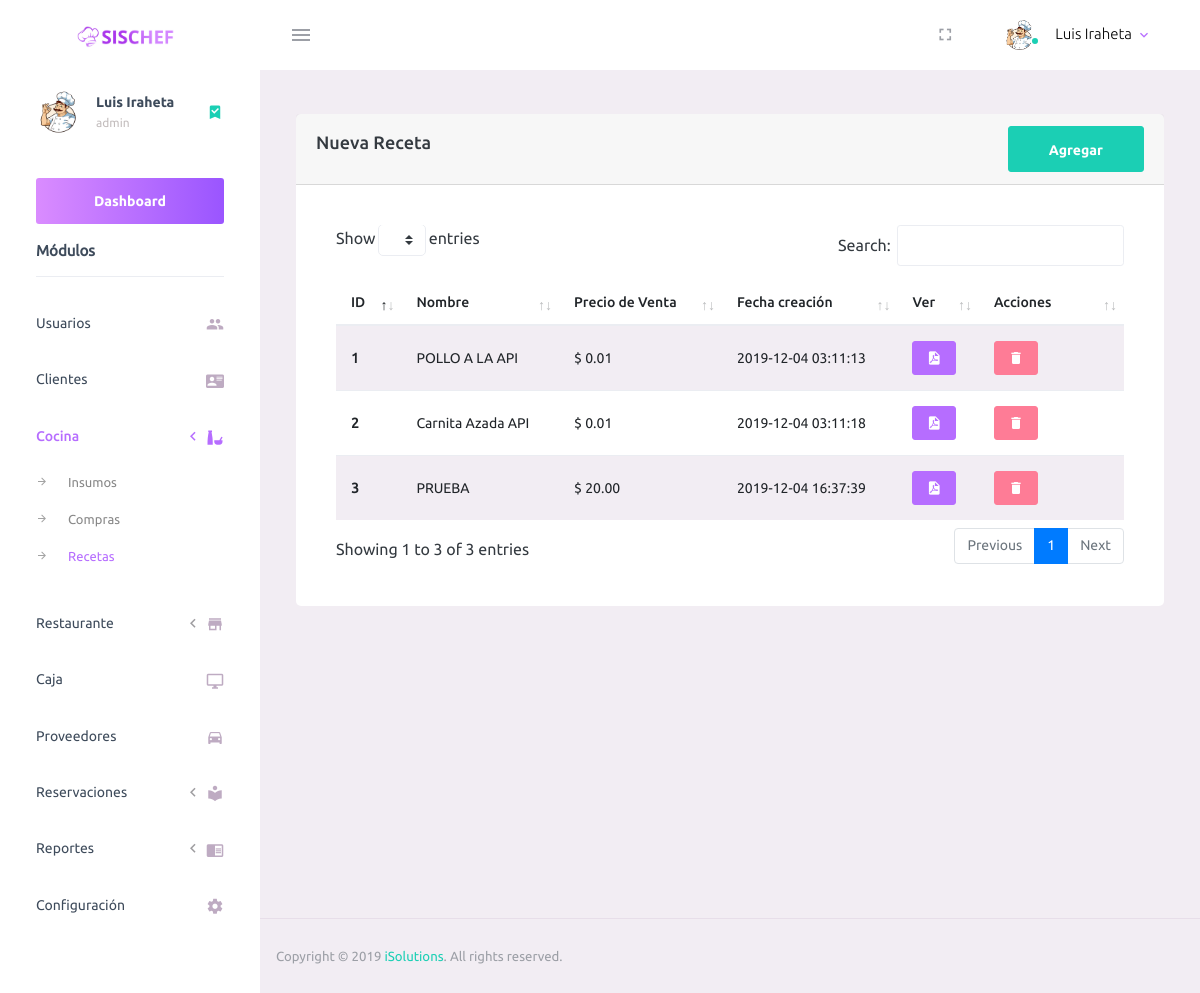
Screenshot of /admin/prescription.php (signed in) with the database file from the repository.
### tables this page shows
CREATE TABLE `settings` (
  `id` int(11) NOT NULL,
  `name` varchar(30) NOT NULL,
  `tel` varchar(14) NOT NULL,
  `nit` varchar(18) NOT NULL,
  `nrc` varchar(8) NOT NULL,
  `address` varchar(70) NOT NULL,
  `icon` varchar(50) NOT NULL,
  `stock` int(11) NOT NULL
);

CREATE TABLE `recetas` (
  `id` int(11) NOT NULL,
  `nombre` varchar(50) NOT NULL,
  `precio_venta` decimal(10,2) NOT NULL,
  `fecha_creacion` timestamp NOT NULL DEFAULT current_timestamp() ON UPDATE current_timestamp(),
  `fecha_modificacion` timestamp NULL DEFAULT NULL
);

### admin/prescription.php (the view, shortened to what this page needs)
<?php include_once("./template/_header.php");?>
        <div class="main-panel">
          <div class="content-wrapper">
              <div class="row">
                  <div class="col-md-12">
                  <div class="card">
						<div class="card-header">
							<div class="d-flex align-items-center">
								<h4 class="card-title">Nueva Receta</h4>
								<button class="btn btn-success btn-round ml-auto" data-toggle="modal" data-target="#addRowModal">
									Agregar
								</button>
							</div>
						</div>
						<div class="card-body">
							<div class="table-responsive">
								<table id="add-row" class="display table table-striped table-hover">
									<thead>
										<tr>
											<th>ID</th>
											<th>Nombre</th>
											<th>Precio de Venta</th>
											<th>Fecha creación</th>
											<th>Ver</th>
											<th width="100">Acciones</th>
										</tr>
									</thead>
									<tbody>
										<?php
										$sql = "SELECT * FROM recetas";
										$ejecutar = $conexion->query($sql);
										while ($reg = $ejecutar->fetch_assoc()) {
											echo "<tr>";
											echo "<th scope='row'>" . ($reg["id"])  . "</th>";
											echo "<td>" . ($reg["nombre"]) . "</td>";
											echo "<td>$ " . ($reg["precio_venta"]) . "</td>";
											echo "<td>" . ($reg["fecha_creacion"]) . "</td>";
											?>
											<td>
												<a name="edit" value="Delete" id="<?php echo $reg["id"]; ?>" class="btn btn-primary btn-sm view_data"><i style="color:white !important;" class='mdi mdi-file-pdf'></i></a>
											</td>
											<td>
												<a name="edit" value="Delete" id="<?php echo $reg["id"]; ?>" class="btn btn-danger btn-sm delete_data"><i style="color:white !important;" class='mdi mdi-delete'></i></a>											</tr>
										<?php  }
										?>
									</tbody>
								</table>
							</div>
						</div>
					</div>
                  </div>
              </div>
          </div>
<?php  include_once("./template/_footer.php") ?>

### admin/template/_header.php (shortened to what this page needs)
<?php
include_once("config/conexion.php");
$sql = "SELECT * from settings";
$ejecutar = $conexion->query($sql);
$data = $ejecutar->fetch_row();
?>
<!DOCTYPE html>
<html lang="es">
  <head>
    <link rel="stylesheet" href="assets/vendors/mdi/css/materialdesignicons.min.css">
    <link rel="stylesheet" href="assets/vendors/css/vendor.bundle.base.css">
    <link rel="stylesheet" href="assets/css/style.css">
    <link rel="stylesheet" href="assets/plugin/datatables/dataTables.bootstrap4.css">
    <link rel="stylesheet" href="assets/css/select2.min.css">
    <link rel="stylesheet" href="assets/css/select2-bootstrap4.min.css">
  </head>
  <body>
    <div class="container-scroller">
      <nav class="navbar default-layout-navbar col-lg-12 col-12 p-0 fixed-top d-flex flex-row">
        <div class="text-center navbar-brand-wrapper d-flex align-items-center justify-content-center">
          <a class="navbar-brand brand-logo" href="dashboard.php"><img src="assets/images/logo-2.svg" alt="logo" /></a>
        </div>
        <div class="navbar-menu-wrapper d-flex align-items-stretch">
          <button class="navbar-toggler navbar-toggler align-self-center" type="button" data-toggle="minimize">
            <span class="mdi mdi-menu"></span>
          </button>
          <ul class="navbar-nav navbar-nav-right">
            <li class="nav-item d-none d-lg-block full-screen-link">
              <a class="nav-link">
                <i class="mdi mdi-fullscreen" id="fullscreen-button"></i>
              </a>
            </li>
            <li class="nav-item nav-profile dropdown">
              <a class="nav-link dropdown-toggle" id="profileDropdown" href="#" data-toggle="dropdown" aria-expanded="false">
                <div class="nav-profile-img">
                  <img src="<?php echo $data[6]; ?>" alt="image">
                  <span class="availability-status online"></span>
                </div>
                <div class="nav-profile-text">
                  <p class="mb-1 text-black"><?php echo $_SESSION["nombre"]; ?></p>
                </div>
              </a>
            </li>
          </ul>
        </div>
      </nav>
      <div class="container-fluid page-body-wrapper">
        <nav class="sidebar sidebar-offcanvas" id="sidebar">
          <ul class="nav">
            <li class="nav-item nav-profile">
              <a href="#" class="nav-link">
                <div class="nav-profile-image">
                  <img src="<?php echo $data[6]; ?>" alt="profile">
                </div>
                <div class="nav-profile-text d-flex flex-column">
                  <span class="font-weight-bold mb-2"><?php echo $_SESSION["nombre"]; ?></span>
                  <span class="text-secondary text-small"><?php echo $_SESSION["usuario"]; ?></span>
                </div>
                <i class="mdi mdi-bookmark-check text-success nav-profile-badge"></i>
              </a>
            </li>
            <li class="nav-item sidebar-actions" style="margin-top: 0rem !important;">
              <a  href="dashboard.php" class="btn btn-block btn-lg btn-gradient-primary mt-4">Dashboard</a>
              <span class="nav-link">
                <div class="border-bottom">
                  <h6 class="font-weight-normal mb-3"><b>Módulos</b></h6>
                </div>
              </span>
            </li>
            <?php if ($_SESSION["tipo"]==1) { ?>
            <li class="nav-item">
              <a class="nav-link" href="users.php">
                <span class="menu-title">Usuarios</span>
                <i class="mdi mdi-account-multiple menu-icon"></i>
              </a>
            </li>
            <li class="nav-item">
              <a class="nav-link" href="clients.php">
                <span class="menu-title">Clientes</span>
                <i class="mdi mdi-account-card-details menu-icon"></i>
              </a>
            </li>
            <?php } ?>
            <?php if ($_SESSION["tipo"]==1 || $_SESSION["tipo"]==2 ) { ?>
            <li class="nav-item">
              <a class="nav-link collapsed" data-toggle="collapse" href="#page-layouts-mesas" aria-expanded="false" aria-controls="page-layouts">
                <span class="menu-title">Cocina</span>
                <i class="menu-arrow"></i>
                <i class="mdi mdi-food-variant menu-icon"></i>
              </a>
              <div class="collapse" id="page-layouts-mesas" style="">
                <ul class="nav flex-column sub-menu">
                  <li class="nav-item"> <a class="nav-link" href="./supplies.php">Insumos</a></li>
                  <li class="nav-item"> <a class="nav-link" href="./compras.php">Compras</a></li>
                  <li class="nav-item"> <a class="nav-link" href="./prescription.php">Recetas</a></li>
                </ul>
              </div>
            </li>
            <?php } ?>
            <?php if ($_SESSION["tipo"]==1 || $_SESSION["tipo"]==3 ) { ?>
            <li class="nav-item">
              <a class="nav-link collapsed" data-toggle="collapse" href="#page-layouts" aria-expanded="false" aria-controls="page-layouts">
                <span class="menu-title">Restaurante</span>
                <i class="menu-arrow"></i>
                <i class="mdi mdi-store menu-icon"></i>
              </a>
            </li>
            <?php } ?>
            <?php if ($_SESSION["tipo"]==1 || $_SESSION["tipo"]==4 ) { ?>
            <li class="nav-item">
              <a class="nav-link" href="caja.php">
                <span class="menu-title">Caja</span>
                <i class="mdi mdi-monitor menu-icon"></i>
              </a>
            </li>
            <?php } ?>
            <?php if ($_SESSION["tipo"]==1) { ?>
            <li class="nav-item">
              <a class="nav-link" href="providers.php">
                <span class="menu-title">Proveedores</span>
                <i class="mdi mdi-car menu-icon"></i>
              </a>
            </li>
            <?php } ?>
            <?php if ($_SESSION["tipo"]==1 || $_SESSION["tipo"]==4 ) { ?>
              <li class="nav-item">
              <a class="nav-link collapsed" data-toggle="collapse" href="#page-layouts-reservaciones" aria-expanded="false" aria-controls="page-layouts">
                <span class="menu-title">Reservaciones</span>
                <i class="menu-arrow"></i>
                <i class="mdi mdi-library menu-icon"></i>
              </a>
            </li>
            <?php } ?>
            <?php if ($_SESSION["tipo"]==1) { ?>
            <li class="nav-item">
              <a class="nav-link collapsed" data-toggle="collapse" href="#page-layouts-reports" aria-expanded="false" aria-controls="page-layouts">
                <span class="menu-title">Reportes</span>
                <i class="menu-arrow"></i>
                <i class="mdi mdi-book-open menu-icon"></i>
              </a>
            </li>
            <li class="nav-item">
              <a class="nav-link" href="settings.php">
                <span class="menu-title">Configuración</span>
                <i class="mdi mdi-settings menu-icon"></i>
              </a>
            </li>
            <?php } ?>
          </ul>
        </nav>

### rows the page displays
settings: icon (picture)
recetas: id "1", nombre "POLLO A LA API", precio_venta "0.01", fecha_creacion "2019-12-04 03:11:13"
recetas: id "2", nombre "Carnita Azada API", precio_venta "0.01", fecha_creacion "2019-12-04 03:11:18"
recetas: id "3", nombre "PRUEBA", precio_venta "20.00", fecha_creacion "2019-12-04 16:37:39"

### other values shown
$_SESSION["nombre"] "Luis Iraheta"
$_SESSION["usuario"] "admin"
